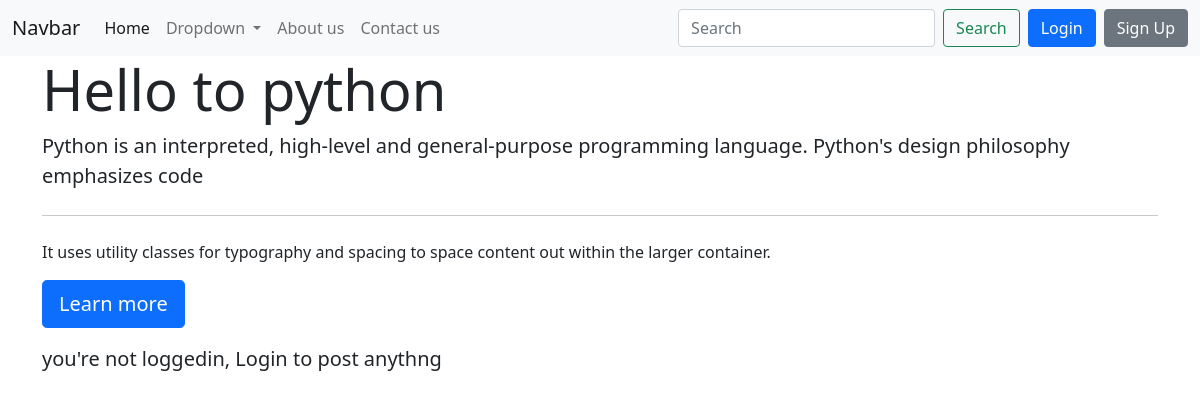
Page /thread.php?threadid=2 on the committed database.
### tables this page shows
CREATE TABLE `category` (
  `category_id` int NOT NULL AUTO_INCREMENT,
  `category_title` varchar(50) DEFAULT NULL,
  `category_description` text,
  PRIMARY KEY (`category_id`)
);

### thread.php (the view, shortened to what this page needs)
<!doctype html>
<html lang="en">
<head>
    <link href="https://cdn.jsdelivr.net/npm/bootstrap@5.0.0-beta2/dist/css/bootstrap.min.css" rel="stylesheet">
</head>
<body>
    <?php include 'header.php';
    include 'database_connection.php';
    ?>
    <?php
    $id=$_GET['threadid'];
    $sql= "select * from `category` where category_id = $id";
    $result=mysqli_query($con,$sql);
    while($row=mysqli_fetch_assoc($result)){
        $catname= $row['category_title'];
        $catdesc= $row['category_description'];
    }
    ?>
    <div class="container jumb">
        <div class="jumbotron">
            <h1 class="display-4">Hello to <?php echo $catname ?> </h1>
            <p class="lead"><?php echo $catdesc ?></p>
            <hr class="my-4">
            <p>It uses utility classes for typography and spacing to space content out within the larger container.</p>
            <p class="lead">
                <a class="btn btn-primary btn-lg" href="#" role="button">Learn more</a>
            </p>
        </div>
    </div>
<?php
if ($_SESSION[loggedin]){
echo '  <div class="container">
      <form action=" ' .$_SERVER["REQUEST_URI"] . '" method="POST">
          <div class="form-group">
              <label for="exampleFormControlTextarea1">Share your answer</label>
              <textarea class="form-control" id="comment" name="comment" placeholder="" rows="3"></textarea>
          </div>
          <button type="submit" class="btn btn-primary my-2">Submit</button>
      </form>
  </div>';
}
else{
 echo '<div class="container">
  <p class="lead">you\'re not loggedin, Login to post anythng</p>
  </div>';
}
?>
</body>
</html>

### thread.php (style rules this page uses)
.jumb { display: flex; align-items: center; }

### rows in the picture
category: category_title "python", category_description "Python is an interpreted, high-level and general-purpose programming language. Python's design philosophy emphasizes code"
